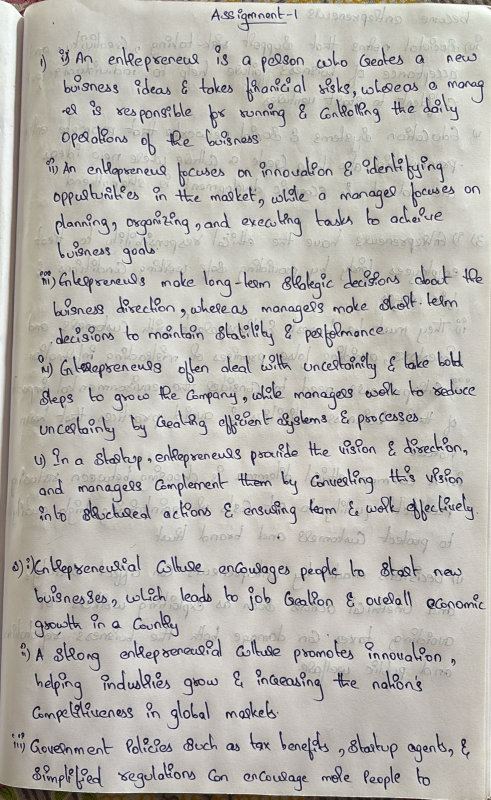
#> input picture ocr_tests/samples/blue_ink/charumathi.jpeg, 982 x 1599 px (shown at 1/2 size)
$ python -i ocr_readiness.py   (imports and definitions only)   (older library calls are emulated)
#> lines starting #> are read from the running program, lines starting #| are printed output that depends on the picture; after the words box and inside, x2 and y2 are one past the last pixel; in counts of white or black regions, pixels touching at a corner belong together
import cv2
import numpy as np


class OCRReadinessAnalyzer:
    """
    Analyze an image and estimate how suitable it is
    for OCR processing.

    The score is heuristic-based and is intended to
    provide useful preprocessing feedback before the
    actual OCR stage.
    """

    def analyze(self, image):
        """
        Analyze the supplied image and return an OCR
        readiness report.
        """

        if image is None:
            raise ValueError(
                "Unable to analyze an empty image."
            )

        # -----------------------------------------------
        # Convert to grayscale
        # -----------------------------------------------

        if len(image.shape) == 3:
            gray = cv2.cvtColor(
                image,
                cv2.COLOR_BGR2GRAY
            )
        else:
            gray = image.copy()

        # -----------------------------------------------
        # Calculate individual metrics
        # -----------------------------------------------

        brightness_score, brightness_message = (
            self._analyze_brightness(gray)
        )

        contrast_score, contrast_message = (
            self._analyze_contrast(gray)
        )

        sharpness_score, sharpness_message = (
            self._analyze_sharpness(gray)
        )

        text_score, text_message = (
            self._analyze_text_visibility(gray)
        )

        page_score, page_message = (
            self._analyze_page_detection(image)
        )

        # -----------------------------------------------
        # Weighted overall score
        # -----------------------------------------------

        overall_score = (
            brightness_score * 0.20
            + contrast_score * 0.25
            + sharpness_score * 0.25
            + text_score * 0.20
            + page_score * 0.10
        )

        overall_score = int(
            max(
                0,
                min(100, overall_score)
            )
        )

        # -----------------------------------------------
        # Determine overall status
        # -----------------------------------------------

        status = self._get_status(
            overall_score
        )

        # -----------------------------------------------
        # Build checks for the frontend
        # -----------------------------------------------

        checks = [
            brightness_message,
            contrast_message,
            sharpness_message,
            text_message,
            page_message
        ]

        # -----------------------------------------------
        # Recommend Auto Enhance
        # -----------------------------------------------

        recommend_auto_enhance = (
            overall_score < 75
        )

        return {
            "score": overall_score,
            "status": status,
            "checks": checks,
            "recommend_auto_enhance": (
                recommend_auto_enhance
            ),
            "metrics": {
                "brightness": brightness_score,
                "contrast": contrast_score,
                "sharpness": sharpness_score,
                "text_visibility": text_score,
                "page_detection": page_score
            }
        }

    # =====================================================
    # BRIGHTNESS
    # =====================================================

    def _analyze_brightness(self, gray):
        """
        Evaluate whether the image is too dark or too
        bright based on mean pixel intensity.
        """

        mean_brightness = float(
            np.mean(gray)
        )

        # Ideal document brightness is roughly around
        # the middle-to-bright range.

        if 100 <= mean_brightness <= 220:
            return 100, {
                "name": "Good lighting",
                "status": "good",
                "message": "Image brightness is suitable."
            }

        if mean_brightness < 70:
            return 35, {
                "name": "Low lighting",
                "status": "warning",
                "message": "The image appears too dark."
            }

        if mean_brightness < 100:
            return 65, {
                "name": "Slightly dark",
                "status": "warning",
                "message": "Increasing brightness may help."
            }

        if mean_brightness > 245:
            return 60, {
                "name": "Very bright image",
                "status": "warning",
                "message": "Some handwriting may be difficult to see."
            }

        return 80, {
            "name": "Bright image",
            "status": "good",
            "message": "Lighting is generally acceptable."
        }

    # =====================================================
    # CONTRAST
    # =====================================================

    def _analyze_contrast(self, gray):
        """
        Estimate contrast using pixel intensity standard
        deviation.
        """

        contrast = float(
            np.std(gray)
        )

        if contrast >= 50:
            return 100, {
                "name": "Strong text contrast",
                "status": "good",
                "message": "Good separation between ink and paper."
            }

        if contrast >= 30:
            return 80, {
                "name": "Good contrast",
                "status": "good",
                "message": "Text should be reasonably visible."
            }

        if contrast >= 15:
            return 55, {
                "name": "Low contrast",
                "status": "warning",
                "message": "Contrast enhancement may improve OCR."
            }

        return 30, {
            "name": "Very low contrast",
            "status": "warning",
            "message": "Handwriting may be difficult to recognize."
        }

    # =====================================================
    # SHARPNESS / BLUR
    # =====================================================

    def _analyze_sharpness(self, gray):
        """
        Estimate sharpness using variance of the Laplacian.

        Lower values generally indicate blur.
        """

        laplacian_variance = float(
            cv2.Laplacian(
                gray,
                cv2.CV_64F
            ).var()
        )

        if laplacian_variance >= 150:
            return 100, {
                "name": "Low blur",
                "status": "good",
                "message": "The handwriting appears reasonably sharp."
            }

        if laplacian_variance >= 80:
            return 75, {
                "name": "Slight blur",
                "status": "warning",
                "message": "The image is slightly soft."
            }

        if laplacian_variance >= 40:
            return 50, {
                "name": "Blurry image",
                "status": "warning",
                "message": "Sharper input may improve OCR accuracy."
            }

        return 25, {
            "name": "High blur",
            "status": "warning",
            "message": "The image may be too blurry for reliable OCR."
        }

    # =====================================================
    # TEXT VISIBILITY
    # =====================================================

    def _analyze_text_visibility(self, gray):
        """
        Estimate whether there is sufficient dark ink
        information relative to the image.
        """

        # Otsu threshold gives us a rough separation
        # between darker content and background.
        _, binary = cv2.threshold(
            gray,
            0,
            255,
            cv2.THRESH_BINARY_INV
            + cv2.THRESH_OTSU
        )

        dark_pixel_ratio = float(
            np.count_nonzero(binary)
            / binary.size
        )

        # Handwritten pages normally contain a modest
        # percentage of dark pixels.

        if 0.01 <= dark_pixel_ratio <= 0.35:
            return 100, {
                "name": "Text is visible",
                "status": "good",
                "message": "A reasonable amount of ink detail was detected."
            }

        if dark_pixel_ratio < 0.01:
            return 40, {
                "name": "Very little visible text",
                "status": "warning",
                "message": "Handwriting may be too faint."
            }

        if dark_pixel_ratio > 0.60:
            return 45, {
                "name": "Heavy dark content",
                "status": "warning",
                "message": "Shadows or background noise may affect OCR."
            }

        return 70, {
            "name": "Text detected",
            "status": "good",
            "message": "Handwriting is visible but may need enhancement."
        }

    # =====================================================
    # PAGE DETECTION
    # =====================================================

    def _analyze_page_detection(self, image):
        """
        Perform a lightweight page-boundary check.

        This is only an OCR readiness indicator. It does
        not modify the image.
        """

        if image is None:
            return 0, {
                "name": "Page detection unavailable",
                "status": "warning",
                "message": "Unable to analyze page boundaries."
            }

        if len(image.shape) == 3:
            gray = cv2.cvtColor(
                image,
                cv2.COLOR_BGR2GRAY
            )
        else:
            gray = image.copy()

        blurred = cv2.GaussianBlur(
            gray,
            (5, 5),
            0
        )

        edges = cv2.Canny(
            blurred,
            50,
            150
        )

        contours, _ = cv2.findContours(
            edges,
            cv2.RETR_EXTERNAL,
            cv2.CHAIN_APPROX_SIMPLE
        )

        image_area = (
            image.shape[0]
            * image.shape[1]
        )

        for contour in contours:

            area = cv2.contourArea(
                contour
            )

            if area < image_area * 0.20:
                continue

            perimeter = cv2.arcLength(
                contour,
                True
            )

            approximation = cv2.approxPolyDP(
                contour,
                0.02 * perimeter,
                True
            )

            if len(approximation) == 4:
                return 100, {
                    "name": "Page detected",
                    "status": "good",
                    "message": "A document boundary was detected."
                }

        return 60, {
            "name": "Page boundary unclear",
            "status": "warning",
            "message": "Perspective detection may be less reliable."
        }

    # =====================================================
    # STATUS
    # =====================================================

    def _get_status(
        self,
        score: int
    ):
        """
        Convert a numeric score into a user-friendly
        readiness status.
        """

        if score >= 85:
            return "Excellent"

        if score >= 70:
            return "Good"

        if score >= 50:
            return "Needs improvement"

        return "Poor"

>>> import cv2
>>> picture = cv2.imread('../../../ocr_tests/samples/blue_ink/charumathi.jpeg')
#> picture is the input picture: shape (1599, 982, 3); mean B, G, R 175.3, 180.6, 183.3
>>> result = OCRReadinessAnalyzer().analyze(picture)
#> in _analyze_brightness, `mean_brightness = float( np.mean(gray) )`: mean_brightness = 180.8
#> in analyze, `brightness_score, brightness_message = ( self._analyze_brightness(gray..`: brightness_score = 100; brightness_message = {'name': 'Good lighting', 'status': 'good', 'message': 'Image brightness is suitable.'}
#> in _analyze_contrast, `contrast = float( np.std(gray) )`: contrast = 41.99
#> in analyze, `contrast_score, contrast_message = ( self._analyze_contrast(gray) )`: contrast_score = 80; contrast_message = {'name': 'Good contrast', 'status': 'good', 'message': 'Text should be reasonably visible.'}
#> in _analyze_sharpness, `laplacian_variance = float( cv2.Laplacian( gray, cv2.CV_64F ).var() )`: laplacian_variance = 1438.9
#> in analyze, `sharpness_score, sharpness_message = ( self._analyze_sharpness(gray) )`: sharpness_score = 100; sharpness_message = 3 items
#> in _analyze_text_visibility, `_, binary = cv2.threshold( gray, 0, 255, cv2.THRESH_BINARY_INV + cv2.T..`:
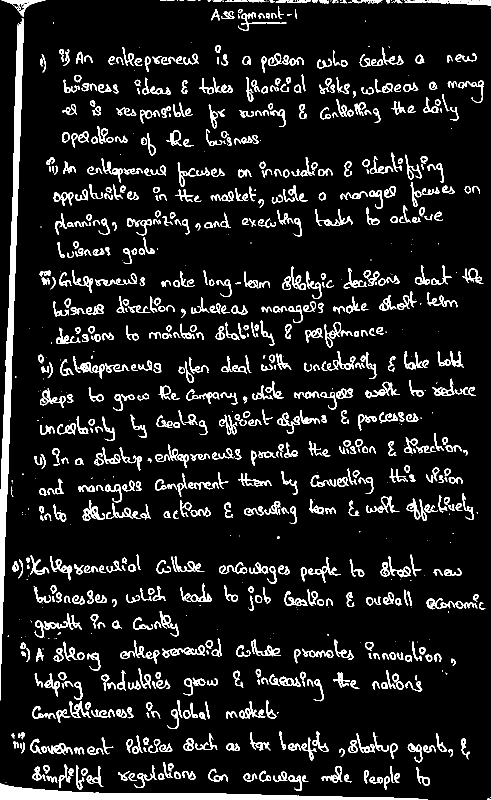
#> binary: shape (1599, 982) (shown at 1/2 size); 9.8% white; 1040 white regions (195 under 20 px), largest, box (x1, y1, x2, y2) and area: (0, 36, 48, 1401) 14301, (0, 1567, 856, 1599) 9648, (809, 0, 982, 11) 1091
#> in _analyze_text_visibility, `dark_pixel_ratio = float( np.count_nonzero(binary) / binary.size )`: dark_pixel_ratio = 0.0976
#> in analyze, `text_score, text_message = ( self._analyze_text_visibility(gray) )`: text_score = 100; text_message = 3 items
#> in _analyze_page_detection, `edges = cv2.Canny( blurred, 50, 150 )`:
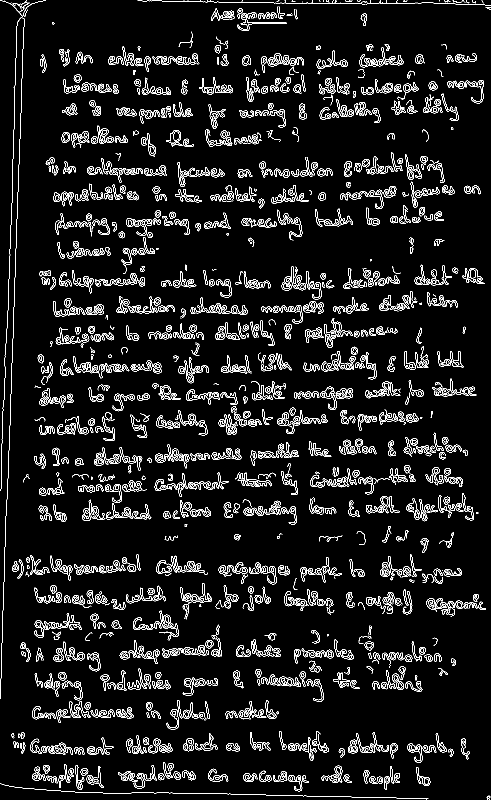
#> edges: shape (1599, 982) (shown at 1/2 size); 7% white in thin lines or dots
#> in _analyze_page_detection, `contours, _ = cv2.findContours( edges, cv2.RETR_EXTERNAL, cv2.CHAIN_AP..`: contours = 1303 contours, 541 with area under 20; largest, box (x1, y1, x2, y2) and area: (79, 776, 132, 816) 747, (146, 712, 210, 757) 711, (253, 437, 304, 471) 572, (144, 540, 187, 587) 556, (332, 260, 366, 293) 545
#> the loop in _analyze_page_detection, `for contour in contours: ` made 1303 passes
#> area on passes 4, 5, 9: 40, 81.5, 119.5
#> in analyze, `page_score, page_message = ( self._analyze_page_detection(image) )`: page_score = 60; page_message = 3 items
#> in analyze, `overall_score = ( brightness_score * 0.20 + contrast_score * 0.25 + sh..`: overall_score = 91
#> in analyze, `status = self._get_status( overall_score )`: status = 'Excellent'
#> in analyze, `recommend_auto_enhance = ( overall_score < 75 )`: recommend_auto_enhance = False
#> result = 5 items
